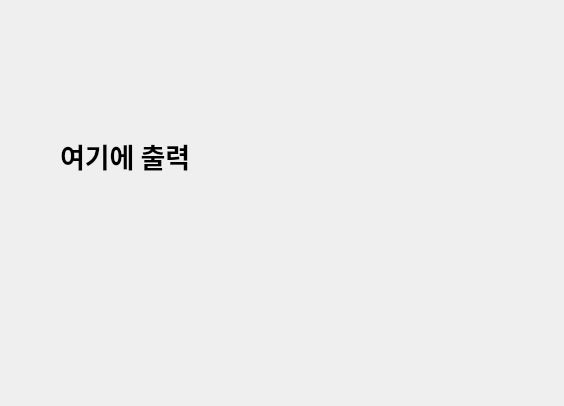
<?xml version="1.0" encoding="UTF-8"?>
<ui version="4.0">
 <class>Dialog</class>
 <widget class="QDialog" name="Dialog">
  <property name="geometry">
   <rect>
    <x>0</x>
    <y>0</y>
    <width>564</width>
    <height>406</height>
   </rect>
  </property>
  <property name="windowTitle">
   <string>Dialog</string>
  </property>
  <widget class="QLabel" name="label">
   <property name="geometry">
    <rect>
     <x>60</x>
     <y>90</y>
     <width>431</width>
     <height>131</height>
    </rect>
   </property>
   <property name="font">
    <font>
     <family>맑은 고딕</family>
     <pointsize>20</pointsize>
     <weight>75</weight>
     <bold>true</bold>
    </font>
   </property>
   <property name="text">
    <string>여기에 출력</string>
   </property>
  </widget>
 </widget>
 <resources/>
 <connections/>
</ui>
